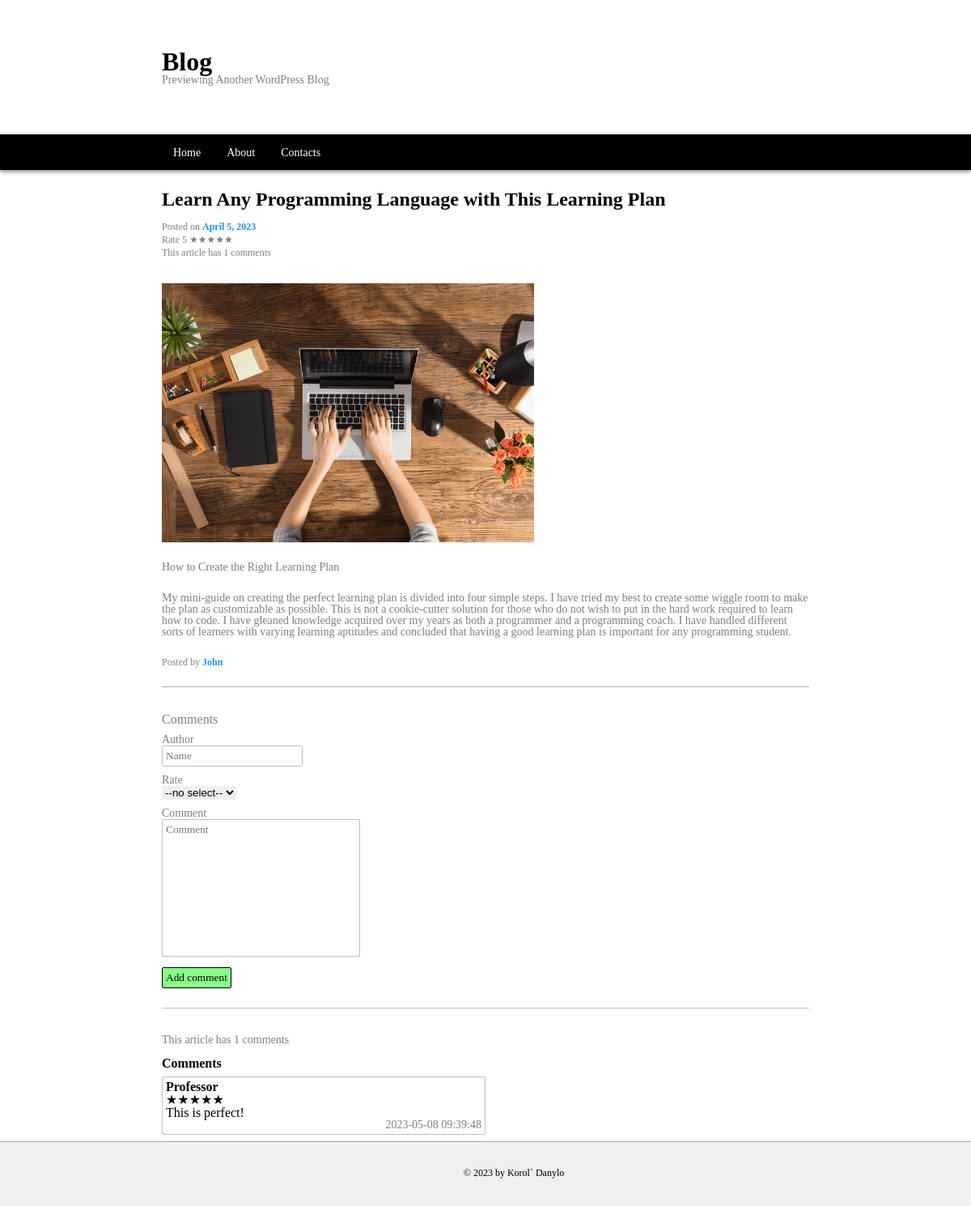
/webroot/article.php?id=1, run on an earlier commit of the app's database.
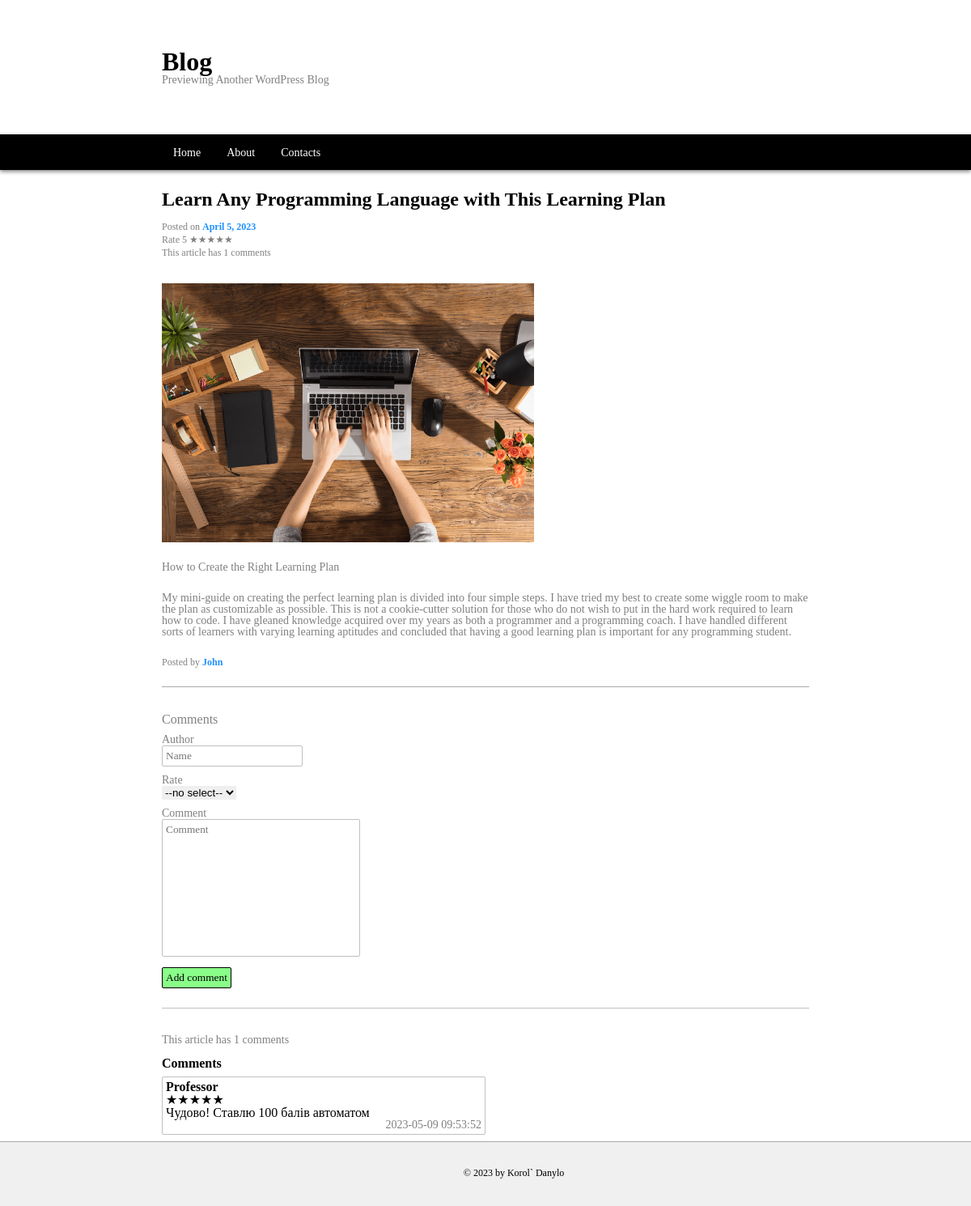
And on a later commit of the database.
### tables this page shows
CREATE TABLE articles (
      id INTEGER NOT NULL PRIMARY KEY AUTOINCREMENT,
      date TEXT NOT NULL,
      title TEXT NOT NULL,
      img TEXT NOT NULL,
      info TEXT NOT NULL,
      description TEXT NOT NULL,
      author TEXT NOT NULL
    );

CREATE TABLE comments (
      id INTEGER NOT NULL PRIMARY KEY AUTOINCREMENT,
      article_id INTEGER NOT NULL REFERENCES articles(id),
      author TEXT NOT NULL,
      rate TEXT NOT NULL,
      content TEXT NOT NULL,
      created TEXT NOT NULL
    );

### inc/functions.php (called while the page is built, shortened)
<?php
function getConnection(): PDO
{
  try {
    return new PDO('sqlite:../blog.sqlite');
  } catch (PDOException $e) {
    http_response_code(500);
    exit();
  }
}
function getArticle(int $articleId): ?array
{
  $pdo = getConnection();
  $sql =
    'SELECT articles.*, AVG(comments.rate) avg_rate, COUNT(comments.id) comments_count
    FROM articles LEFT JOIN comments ON articles.id = comments.article_id
    WHERE articles.id=:id
    GROUP BY articles.id';
  $statment = $pdo->prepare($sql);
  $statment->execute(['id' => $articleId]);
  $article = $statment->fetch(PDO::FETCH_ASSOC);
  return $article ? $article : null;
}
function getComments(int $articleId): array
{
  $pdo = getConnection();
  $sql = 'SELECT * FROM comments WHERE article_id=:id';
  $statement = $pdo->prepare($sql);
  $statement->execute(['id' => $articleId]);
  return $statement->fetchAll(PDO::FETCH_ASSOC);
}

### inc/article.php (the view)
<?php
$tag = 'Home' === $currentPage ? 'h2' : 'h1';
$url = 'article.php?id=' . $article['id'];
$rate = round(($article['avg_rate'] ?? 0) * 10) / 10;
$rate_by_star = str_repeat('&#9733', (int) ($rate)) . str_repeat('&#9734', 5 - (int) ($rate));
$comments_count = $article['comments_count'] ?? 0;
?>
<article class='blog-article'>
  <header>
    <a href=<?= $url ?>>
      <<?= $tag ?> class="title-article"><?= $article['title']; ?></<?= $tag ?>>
    </a>
  </header>
  <div class='posted'>
    Posted on <span class='posted__date'>
      <?= $date = DateTime::createFromFormat('Y-m-d', $article['date'])->format('F j, Y') ?>
    </span>
  </div>
  <div class='rate'>
    Rate
    <?= $rate ?>
    <?= $rate_by_star ?>
  </div>
  <div class='comments-count'>
    This article has <?= $comments_count ?> comments
  </div>
  <img src='../assets/<?= $article['img'] ?>' alt=<?= $article['img'] ?>>
  <div class='info'>
    <?= $article['info']; ?>
  </div>
  <div class='description'>
    <?= $article['description']; ?>
  </div>
  <footer>
    Posted by <span class='author'>
      <?= $article['author'] ?>
    </span>
  </footer>
</article>
<?php if ($currentPage === 'Article') {
  require '../inc/comments.php';
} ?>

### webroot/article.php (shortened to what this page needs)
<?php
$currentPage = "Article";
require_once("../inc/functions.php");
$articleId = $_GET['id'] ?? null;
$articleId = (int) $articleId;
$article = getArticle($articleId);
?>
<!DOCTYPE html>
<html lang="en">
<?php require("../inc/head.php"); ?>
<body>
    <?php require("../inc/header.php"); ?>
    <main>
        <?php require("../inc/article.php"); ?>
    </main>
    <?php require("../inc/footer.php"); ?>
</body>
</html>

### inc/head.php (shortened to what this page needs)
<head>
  <link rel="stylesheet" href="../css/reset.css">
  <link rel="stylesheet" href="../css/styles.css">
</head>

### inc/header.php
<?php
$tag = $currentPage === "Home" ? "h1" : "div";
?>
<header class="blog-header">
  <div class="title">
    <<?=$tag?> class="name">
      Blog
    </<?=$tag?>>
    <div class="subtitle">
      Previewing Another WordPress Blog
    </div>
  </div>
  <nav>
      <ul>
        <li><a href="index.php" <?php if ($currentPage === 'Home') echo 'class="current"' ?>>Home</a></li>
        <li><a href="about.php" <?php if ($currentPage === 'About') echo 'class="current"' ?>>About</a></li>
        <li><a href="contacts.php" <?php if ($currentPage === 'Contacts') echo 'class="current"' ?>>Contacts</a></li>
      </ul>
    </nav>
  </header>

### inc/comments.php (shortened to what this page needs)
<?php
$comments = getComments($articleId);
?>
<div class="comments-form">
  <form method="post">
    Comments<br>
    <div class="input">
      <label for="author">Author</label><br>
      <input type="text" name="author" id="author" placeholder="Name"
        value="<?= htmlspecialchars($_POST['author'] ?? ''); ?>">
    </div>
    <div class="input">
      <label for="rate">Rate</label><br>
      <select name="rate" id="rate">
        <option value="0">--no select--</option>
      </select>
    </div>
    <div class="input">
      <label for="content">Comment</label><br>
      <textarea name="content" id="content" cols="30" rows="10" placeholder="Comment"
        value="<?= htmlspecialchars($_POST['content'] ?? ''); ?>"></textarea>
    </div>
    <input type="submit" value="Add comment">
  </form>
</div>
<?php if (count($comments) != 0) { ?>
  <div class='count-comments'>This article has
    <?= count($comments) ?> comments
  </div>
  <div class="comments-list">Comments</div>
  <?php foreach ($comments as $comment) { ?>
    <div class="comment">
      <div class='author'>
        <?= htmlspecialchars($comment['author']) ?>
      </div>
      <div class='rate'>
        <?= str_repeat('&#9733', htmlspecialchars($comment['rate']))
          . str_repeat('&#9734', 5 - htmlspecialchars($comment['rate'])) ?>
      </div>
      <div class='content'>
        <?= nl2br(htmlspecialchars($comment['content'])) ?>
      </div>
      <div class='created'>
        <?= htmlspecialchars($comment['created']) ?>
      </div>
    </div>
  <?php } ?>
<?php } else { ?>
  <div class="empty-comments-list">
    No comments
  </div>
<?php } ?>

### inc/footer.php
<footer class="blog-footer">
	©
	<?= date('Y') ?> by Korol` Danylo
</footer>

### css/styles.css (style rules this page uses)
.name { font-size: 32px; font-weight: bold; }
.title { padding: 60px 0px; margin-left: auto; margin-right: auto; max-width: 800px; }
.subtitle { font-size: 14px; color: gray; font-weight: lighter; }
.blog-header nav { background-color: black; box-shadow: 0px 2px 5px gray; color: white; padding: 14px 0px; }
.blog-header li { display: inline-block; }
.blog-header ul { margin-left: auto; margin-right: auto; max-width: 800px; }
.blog-header a { font-size: 14px; padding: 14px; }
main { max-width: 800px; margin-left: auto; margin-right: auto; margin-top: 24px; }
.blog-article { padding-bottom: 24px; border-bottom: 1px solid darkgray; margin-bottom: 24px; }
.title-article, .about-article header h2, .contacts-article header h2 { font-size: 24px; font-weight: bold; padding-bottom: 16px; }
.blog-article .posted { font-size: 12px; color: gray; margin-bottom: 4px; }
.blog-article .rate { margin-bottom: 4px; font-size: 12px; color: gray; }
.blog-article .comments-count { font-size: 12px; color: gray; margin-bottom: 32px; }
.blog-article .posted__date { color: dodgerblue; font-weight: bold; }
.blog-article img { width: 460px; height: 320px; }
.blog-article .info, .blog-article .description, .blog-article footer { padding-top: 24px; font-size: 14px; color: gray; }
.blog-article footer { font-size: 12px; }
.blog-article .author { color: dodgerblue; font-weight: bold; }
.blog-footer { padding-top: 32px; padding-left: 70px; text-align: center; height: 80px; font-size: 12px; background-color:rgb(240, 240, 240); border-top: 1px solid darkgray; }
.comments-form form { margin: 32px 0px; font-size: 16px; color: gray; padding-bottom: 24px; border-bottom: 1px solid silver; }
.comments-form .input { margin: 10px 0px; display: block; font-size: 14px; }
.comments-form #author, .comments-form #content { border: 1px solid silver; border-radius: 2px; padding: 4px; color: gray; resize: none; }
.comments-form input[type="submit"] { background-color: rgb(137, 254, 137); padding: 4px; border: 1px solid black; border-radius: 2px; }
.count-comments { color: gray; margin-bottom: 14px; font-size: 14px; }
.comments-list { color: black; font-weight: bold; }
.comment { border: 1px solid silver; padding: 4px; border-radius: 2px; margin: 8px 0px; width: 400px; }
.comment .author { font-weight: bold; }
.comment .created { color: grey; text-align: end; font-size: 14px; }

What changed in the data, as far as the page shows it:
changed comments "Professor": content "This is perfect!" → "Чудово! Ставлю 100 балів автоматом"; created "2023-05-08 09:39:48" → "2023-05-09 09:53:52"
